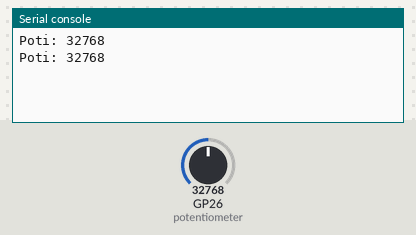
The program below on a simulated Raspberry Pi Pico running MicroPython. On the bench: the last lines printed to the serial console. The inputs (shaded band) are chosen by the test bench; at power-on: GP26 (potentiometer) = 32768 (analog values on the 0–65535 scale).

Above: at 1.2 s.
1.3 s: GP26 (potentiometer) set to 45874
At 2.6 s:
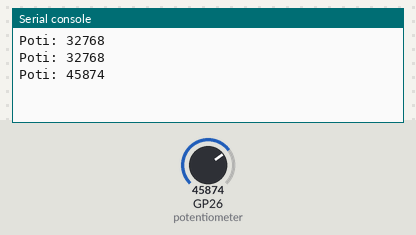
2.8 s: GP26 (potentiometer) set to 57670
At 3.8 s:
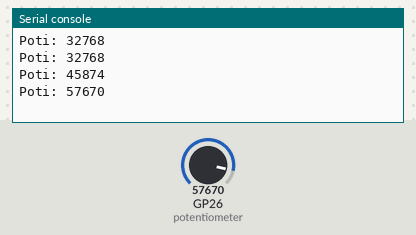
Timing chart, 0 to 5.8 s (numbered marks = the images above; inputs shaded):
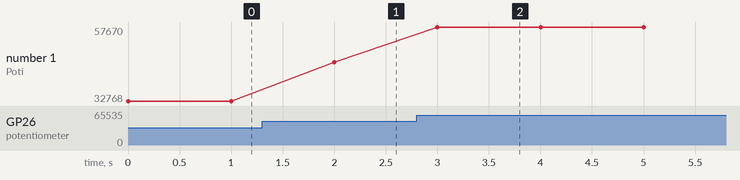

Measured:
- after the input at 1.3 s, the serial console: prints a new line after 0.70 s (image 1)
- after the input at 2.8 s, the serial console: prints a new line after 0.20 s (image 2)
- plotted number 1: 32768 → 45874 after the input at 1.3 s, 45874 → 57670 after the input at 2.8 s

The program:

04_ADC0_Poti_Demo.py
```python
# Bibliotheken laden
import machine
import utime

# Analog/Digital Wandler ADC0 GPIO 26 initialisieren
# an ADC 0 hängt das einstellbare Potentiometer RV1
potentiometer = machine.ADC(26)

# Endlosschleife Poti auslesen und Wert anzeigen
while True:
    print("Poti: " + str(potentiometer.read_u16()))
    utime.sleep(1)
```
